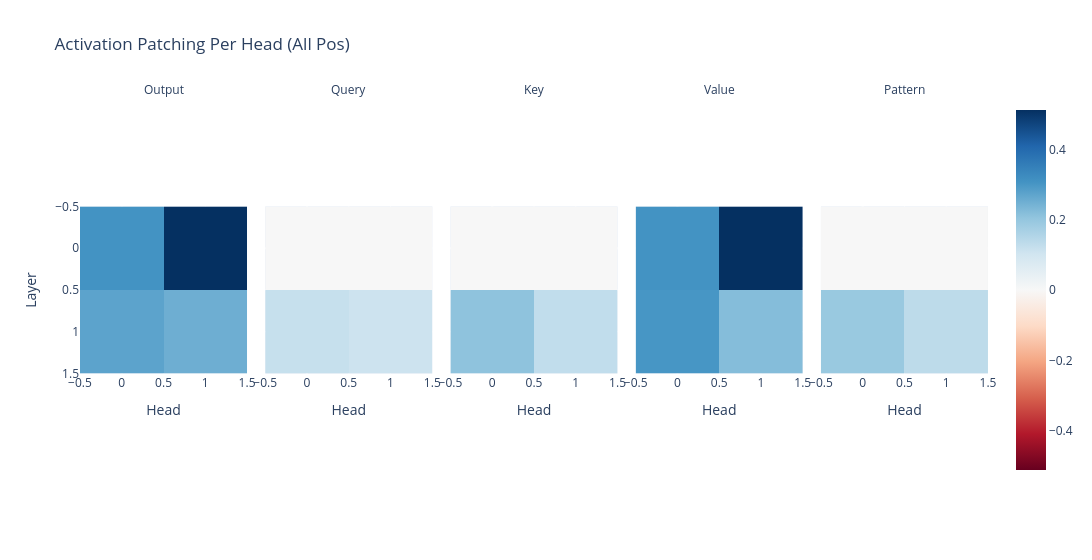

The notebook cell saved with this chart:
### Code cell
act_patch_attn_head_all_pos_every = patching.get_act_patch_attn_head_all_pos_every(
    model, corrupted_tokens, clean_cache, _metric
)

imshow(
    act_patch_attn_head_all_pos_every,
    facet_col=0,
    facet_labels=["Output", "Query", "Key", "Value", "Pattern"],
    title="Activation Patching Per Head (All Pos)",
    labels={"x": "Head", "y": "Layer"},
    width=1200,
)

### Figure 1 — Plotly figure (JSON) as saved in the notebook; plotly's stock layout.template omitted (floating-point values rounded to 4 significant figures)
{"data": [{"coloraxis": "coloraxis", "hovertemplate": "Head: %{x}<br>Layer: %{y}<br>color: %{z}<extra></extra>", "name": "0", "type": "heatmap", "xaxis": "x", "yaxis": "y", "z": [[0.3075, 0.5115], [0.2745, 0.2515]]}, {"coloraxis": "coloraxis", "hovertemplate": "Head: %{x}<br>Layer: %{y}<br>color: %{z}<extra></extra>", "name": "1", "type": "heatmap", "xaxis": "x2", "yaxis": "y2", "z": [[0, 1.411e-07], [0.1197, 0.1095]]}, {"coloraxis": "coloraxis", "hovertemplate": "Head: %{x}<br>Layer: %{y}<br>color: %{z}<extra></extra>", "name": "2", "type": "heatmap", "xaxis": "x3", "yaxis": "y3", "z": [[-0.0008866, 0.00124], [0.2082, 0.1279]]}, {"coloraxis": "coloraxis", "hovertemplate": "Head: %{x}<br>Layer: %{y}<br>color: %{z}<extra></extra>", "name": "3", "type": "heatmap", "xaxis": "x4", "yaxis": "y4", "z": [[0.3079, 0.5119], [0.3014, 0.2214]]}, {"coloraxis": "coloraxis", "hovertemplate": "Head: %{x}<br>Layer: %{y}<br>color: %{z}<extra></extra>", "name": "4", "type": "heatmap", "xaxis": "x5", "yaxis": "y5", "z": [[-0.0008862, 0.001241], [0.1926, 0.1347]]}], "layout": {"annotations": [{"font": {}, "showarrow": false, "text": "Output", "x": 0.092, "xanchor": "center", "xref": "paper", "y": 1, "yanchor": "bottom", "yref": "paper"}, {"font": {}, "showarrow": false, "text": "Query", "x": 0.296, "xanchor": "center", "xref": "paper", "y": 1, "yanchor": "bottom", "yref": "paper"}, {"font": {}, "showarrow": false, "text": "Key", "x": 0.5, "xanchor": "center", "xref": "paper", "y": 1, "yanchor": "bottom", "yref": "paper"}, {"font": {}, "showarrow": false, "text": "Value", "x": 0.704, "xanchor": "center", "xref": "paper", "y": 1, "yanchor": "bottom", "yref": "paper"}, {"font": {}, "showarrow": false, "text": "Pattern", "x": 0.908, "xanchor": "center", "xref": "paper", "y": 1, "yanchor": "bottom", "yref": "paper"}], "coloraxis": {"cmid": 0, "colorscale": [[0, "rgb(103,0,31)"], [0.1, "rgb(178,24,43)"], [0.2, "rgb(214,96,77)"], [0.3, "rgb(244,165,130)"], [0.4, "rgb(253,219,199)"], [0.5, "rgb(247,247,247)"], [0.6, "rgb(209,229,240)"], [0.7, "rgb(146,197,222)"], [0.8, "rgb(67,147,195)"], [0.9, "rgb(33,102,172)"], [1, "rgb(5,48,97)"]]}, "title": {"text": "Activation Patching Per Head (All Pos)"}, "width": 1200, "xaxis": {"anchor": "y", "constrain": "domain", "domain": [0, 0.184], "scaleanchor": "y", "title": {"text": "Head"}}, "xaxis2": {"anchor": "y2", "domain": [0.204, 0.388], "matches": "x", "title": {"text": "Head"}}, "xaxis3": {"anchor": "y3", "domain": [0.408, 0.592], "matches": "x", "title": {"text": "Head"}}, "xaxis4": {"anchor": "y4", "domain": [0.612, 0.796], "matches": "x", "title": {"text": "Head"}}, "xaxis5": {"anchor": "y5", "domain": [0.816, 1], "matches": "x", "title": {"text": "Head"}}, "yaxis": {"anchor": "x", "autorange": "reversed", "constrain": "domain", "domain": [0, 1], "title": {"text": "Layer"}}, "yaxis2": {"anchor": "x2", "domain": [0, 1], "matches": "y", "showticklabels": false}, "yaxis3": {"anchor": "x3", "domain": [0, 1], "matches": "y", "showticklabels": false}, "yaxis4": {"anchor": "x4", "domain": [0, 1], "matches": "y", "showticklabels": false}, "yaxis5": {"anchor": "x5", "domain": [0, 1], "matches": "y", "showticklabels": false}}}
